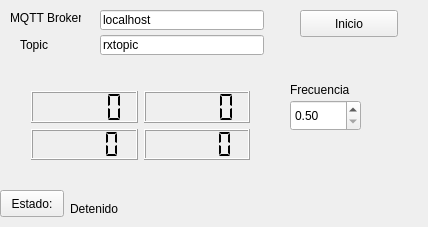
<?xml version="1.0" encoding="UTF-8"?>
<ui version="4.0">
 <class>GUIPanel</class>
 <widget class="QWidget" name="GUIPanel">
  <property name="geometry">
   <rect>
    <x>0</x>
    <y>0</y>
    <width>428</width>
    <height>227</height>
   </rect>
  </property>
  <property name="windowTitle">
   <string>GUIPanel</string>
  </property>
  <widget class="QPushButton" name="runMQTTButton">
   <property name="geometry">
    <rect>
     <x>300</x>
     <y>10</y>
     <width>98</width>
     <height>27</height>
    </rect>
   </property>
   <property name="text">
    <string>Inicio</string>
   </property>
  </widget>
  <widget class="QLabel" name="statusLabel">
   <property name="geometry">
    <rect>
     <x>70</x>
     <y>200</y>
     <width>331</width>
     <height>17</height>
    </rect>
   </property>
   <property name="text">
    <string>Detenido</string>
   </property>
  </widget>
  <widget class="QPushButton" name="pushButton">
   <property name="geometry">
    <rect>
     <x>0</x>
     <y>190</y>
     <width>64</width>
     <height>27</height>
    </rect>
   </property>
   <property name="text">
    <string>Estado:</string>
   </property>
  </widget>
  <widget class="QLabel" name="label">
   <property name="geometry">
    <rect>
     <x>10</x>
     <y>10</y>
     <width>71</width>
     <height>16</height>
    </rect>
   </property>
   <property name="text">
    <string>MQTT Broker</string>
   </property>
  </widget>
  <widget class="QLabel" name="label_2">
   <property name="geometry">
    <rect>
     <x>20</x>
     <y>37</y>
     <width>71</width>
     <height>16</height>
    </rect>
   </property>
   <property name="text">
    <string>Topic</string>
   </property>
  </widget>
  <widget class="QLineEdit" name="leHost">
   <property name="geometry">
    <rect>
     <x>100</x>
     <y>10</y>
     <width>164</width>
     <height>20</height>
    </rect>
   </property>
   <property name="text">
    <string>localhost</string>
   </property>
  </widget>
  <widget class="QLineEdit" name="topic">
   <property name="geometry">
    <rect>
     <x>100</x>
     <y>35</y>
     <width>164</width>
     <height>20</height>
    </rect>
   </property>
   <property name="text">
    <string>rxtopic</string>
   </property>
  </widget>
  <widget class="QWidget" name="gridLayoutWidget">
   <property name="geometry">
    <rect>
     <x>20</x>
     <y>80</y>
     <width>241</width>
     <height>91</height>
    </rect>
   </property>
   <layout class="QGridLayout" name="gridLayout">
    <item row="0" column="0">
     <widget class="QLCDNumber" name="lcdCh1">
      <property name="segmentStyle">
       <enum>QLCDNumber::Flat</enum>
      </property>
     </widget>
    </item>
    <item row="0" column="1">
     <widget class="QLCDNumber" name="lcdCh2">
      <property name="segmentStyle">
       <enum>QLCDNumber::Flat</enum>
      </property>
     </widget>
    </item>
    <item row="1" column="0">
     <widget class="QLCDNumber" name="lcdCh3">
      <property name="segmentStyle">
       <enum>QLCDNumber::Flat</enum>
      </property>
     </widget>
    </item>
    <item row="1" column="1">
     <widget class="QLCDNumber" name="lcdCh4">
      <property name="smallDecimalPoint">
       <bool>false</bool>
      </property>
      <property name="segmentStyle">
       <enum>QLCDNumber::Flat</enum>
      </property>
     </widget>
    </item>
   </layout>
  </widget>
  <widget class="QLabel" name="label_3">
   <property name="geometry">
    <rect>
     <x>290</x>
     <y>80</y>
     <width>81</width>
     <height>19</height>
    </rect>
   </property>
   <property name="text">
    <string>Frecuencia</string>
   </property>
  </widget>
  <widget class="QDoubleSpinBox" name="SpinBox">
   <property name="geometry">
    <rect>
     <x>290</x>
     <y>100</y>
     <width>71</width>
     <height>31</height>
    </rect>
   </property>
   <property name="minimum">
    <double>0.500000000000000</double>
   </property>
   <property name="maximum">
    <double>50.000000000000000</double>
   </property>
  </widget>
 </widget>
 <layoutdefault spacing="6" margin="11"/>
 <tabstops>
  <tabstop>runMQTTButton</tabstop>
 </tabstops>
 <resources/>
 <connections/>
</ui>
